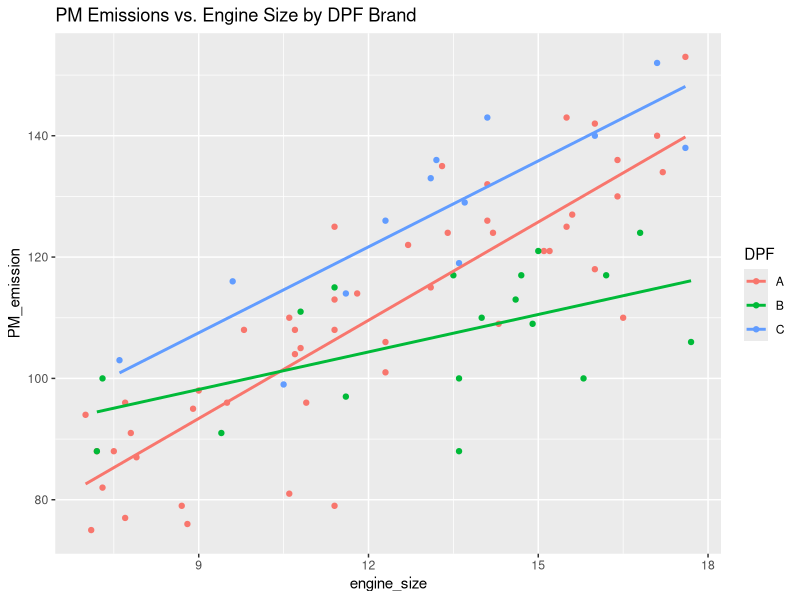
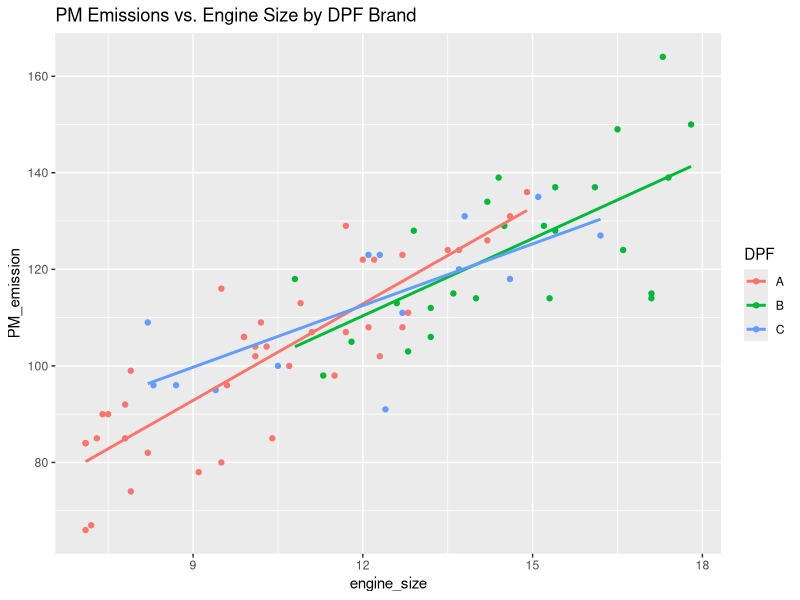

Generate these figures, in order, with R:
## ---- chunk 1
library(dplyr)
library(emmeans)
library(ggplot2)

diesel1 <- read.table("Data/diesel1.txt", header=TRUE)
str(diesel1)
## ---- chunk 2
fit1 <- aov(PM_emission ~ DPF, data=diesel1)
summary(fit1)
TukeyHSD(fit1)

## ---- chunk 3


fit2 <- aov(PM_emission ~ engine_size + DPF, data=diesel1)

emmeans(fit2, "DPF") %>% pairs()

fit3 <- aov(PM_emission ~ engine_size * DPF, data=diesel1)
summary(fit3)
anova(fit2, fit3)


## ---- chunk 4
ggplot(diesel1, aes(x=engine_size, y=PM_emission, color=DPF)) +
  geom_point() +
  geom_smooth(method="lm", aes(fill=DPF), se=FALSE) +
  labs(title="PM Emissions vs. Engine Size by DPF Brand")     

## ---- chunk 5

diesel2 <- read.table("Data/diesel2.txt", header=TRUE)
str(diesel2)
## ---- chunk 6
fit1 <- aov(PM_emission ~ DPF, data=diesel2)
summary(fit1)
TukeyHSD(fit1)

## ---- chunk 7
fit2 <- aov(PM_emission ~ engine_size + DPF, data=diesel2)
summary(fit2)
emmeans(fit2, "DPF") %>% pairs()

## ---- chunk 8
ggplot(diesel2, aes(x=engine_size, y=PM_emission, color=DPF)) +
  geom_point() +
  geom_smooth(method="lm", aes(fill=DPF), se=FALSE) +
  labs(title="PM Emissions vs. Engine Size by DPF Brand")
